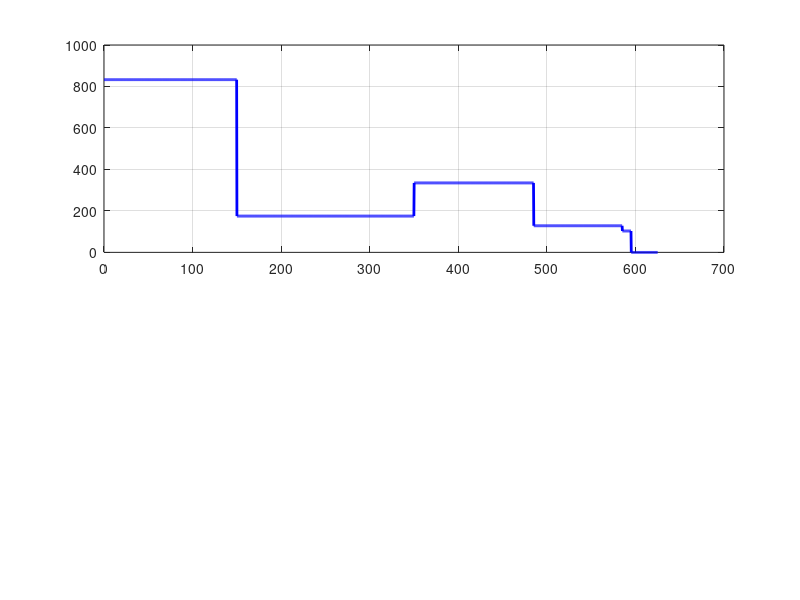

MATLAB code for this plot: (Note: this script raises an error after producing the figure.)
%%ME322 Project - Alex Trinh 
clc; 
clear; 
close all; 

shaft_prop = struct();

%Material Properties 
Sy = 525;  % MPa 
Sut =  800; % MPa  

g = 9.81; 

%Gear Masses 
shaft_prop.O.mass = 12500*10^-3;
shaft_prop.C.mass = 22000*10^-3; 
shaft_prop.D.mass = 10500 *10^-3; 


%Angular Speed 
w_TH = 600 + 15*(3+13);
w_TH_rad = (w_TH*2*pi/60);

% Distances along the shaft from Gear O
x = [0:.1:625];
shaft_prop.distX.O = 0.000;    % Gear O 
shaft_prop.distX.A = 0.150;    % Bearing A
shaft_prop.distX.C = 0.350;    % Gear C (150mm + 200mm)
shaft_prop.distX.B = 0.485;    % Bearing B (350mm + 135mm)
shaft_prop.distX.Dt = 0.585;   % Sprocket D (485mm + 140mm)
shaft_prop.distX.Dw = 0.595;   % Sprocket D Center of Mass plane (Wd)

%Critical Point Diameters 
D = 38e-3 ; 
shaft_prop.O.diameter = 0.3; 
shaft_prop.A.diameter =  7*D/6; 
shaft_prop.C.diameter = 0.275; 
shaft_prop.B.diameter = 1.5*D; 
shaft_prop.D.diameter = 0.250; 

%Ordered member diameters from Gear O 
% diameters = [ 0.275, D, 7*D/6, 1.25*D, 0.300, 1.5*D, 0.485, 1.25*D,  0.250]; 
shaft_prop.diameter = [ 0.275, D, 7*D/6, 1.25*D, 0.300, 1.5*D, 0.485, 1.25*D,  0.250]; 

%% Force Balance Equations: 

% Weight Calcs 
Wo = g*shaft_prop.O.mass;
Wc = g*shaft_prop.C.mass; 
Wd = g*shaft_prop.D.mass; 

%Finding input torque 
hp_to_w = 745.7; 

T_input = (4.5*hp_to_w) / w_TH_rad; % Torque at O 
T_gearC = 0.75*T_input; % Torque at C 
T_gearD = 0.25*T_input; % Torque at D

% Calculate the forces acting on each gear
Ft_O = T_input/(0.5*shaft_prop.O.diameter);
Fa_O = 2.25* Ft_O; 
Fr_O = Fa_O/0.625; 

Ft_C = T_gearC / (0.5*shaft_prop.C.diameter); % Force on gear C (Pt)
Fr_C = Ft_C*tand(30); 

Ft_D = T_gearD / (0.5* shaft_prop.D.diameter); % Force on gear D

Mz_O = - Fa_O * (0.5 * shaft_prop.O.diameter);

% Resultant Fx Force Balance 
Bx = Fa_O;

% Resultant My,a Force Balance 
Bz = (1/0.335)*(-0.15*Ft_O  + 0.2* Ft_C +0.435*Ft_D);

% Resultant Fz Force Balance
Az = -(-Ft_O + Bz - Ft_D - Ft_C);

% Resultant Mz,A Force Balance 
By = (1/0.335) * ((Fr_O - Wo)*0.15 + Mz_O + (Fr_C + Wc)*0.20 + Wd*0.445);
Ay = -(By + (Fr_O - Wo) - (Fr_C + Wc) - Wd);

%% Shear Moment and Moment Diagrams

shear_moment_prop = struct();

% Define shaft domain (0 to 625 mm)
shear_moment_prop.x = linspace(0, 0.625, 2000); 

% XY Plane Forces (Vertical)
shear_moment_prop.Fy_O = Fr_O - Wo;
shear_moment_prop.Fy_A = Ay;
shear_moment_prop.Fy_C = -(Fr_C + Wc);
shear_moment_prop.Fy_B = By;
shear_moment_prop.Fy_Dw = -Wd;

% XZ Plane Forces (Horizontal)
shear_moment_prop.Fz_O = -Ft_O;
shear_moment_prop.Fz_A = Az;
shear_moment_prop.Fz_C = -Ft_C;
shear_moment_prop.Fz_B = Bz;
shear_moment_prop.Fz_Dt = -Ft_D;

% Shear Force Arrays [N]
shear_moment_prop.Vy = shear_moment_prop.Fy_O.*(shear_moment_prop.x >= shaft_prop.distX.O) + shear_moment_prop.Fy_A.*(shear_moment_prop.x >= shaft_prop.distX.A) + shear_moment_prop.Fy_C.*(shear_moment_prop.x >= shaft_prop.distX.C) + shear_moment_prop.Fy_B.*(shear_moment_prop.x >= shaft_prop.distX.B) + shear_moment_prop.Fy_Dw.*(shear_moment_prop.x >= shaft_prop.distX.Dw);
shear_moment_prop.Vz = shear_moment_prop.Fz_O.*(shear_moment_prop.x >= shaft_prop.distX.O) + shear_moment_prop.Fz_A.*(shear_moment_prop.x >= shaft_prop.distX.A) + shear_moment_prop.Fz_C.*(shear_moment_prop.x >= shaft_prop.distX.C) + shear_moment_prop.Fz_B.*(shear_moment_prop.x >= shaft_prop.distX.B) + shear_moment_prop.Fz_Dt.*(shear_moment_prop.x >= shaft_prop.distX.Dt);

% Bending Moment Arrays [N-m] (Integral of shear)
shear_moment_prop.Mz = Mz_O.*(shear_moment_prop.x >= shaft_prop.distX.O) + shear_moment_prop.Fy_O.*max(0, shear_moment_prop.x - shaft_prop.distX.O) + shear_moment_prop.Fy_A.*max(0, shear_moment_prop.x - shaft_prop.distX.A) + shear_moment_prop.Fy_C.*max(0, shear_moment_prop.x - shaft_prop.distX.C) + shear_moment_prop.Fy_B.*max(0, shear_moment_prop.x - shaft_prop.distX.B) + shear_moment_prop.Fy_Dw.*max(0, shear_moment_prop.x - shaft_prop.distX.Dw);
shear_moment_prop.My = shear_moment_prop.Fz_O.*max(0, shear_moment_prop.x - shaft_prop.distX.O) + shear_moment_prop.Fz_A.*max(0, shear_moment_prop.x - shaft_prop.distX.A) + shear_moment_prop.Fz_C.*max(0, shear_moment_prop.x - shaft_prop.distX.C) + shear_moment_prop.Fz_B.*max(0, shear_moment_prop.x - shaft_prop.distX.B) + shear_moment_prop.Fz_Dt.*max(0, shear_moment_prop.x - shaft_prop.distX.Dt);

% Resultants
shear_moment_prop.V_res = sqrt(shear_moment_prop.Vy.^2 + shear_moment_prop.Vz.^2);
shear_moment_prop.M_res = sqrt(shear_moment_prop.Mz.^2 + shear_moment_prop.My.^2);

%% Shear and Moment Diagrams

figure('Name', 'Shear and Bending Moment Diagrams', 'Color', 'w', 'Position', [100, 100, 900, 700]);

% Resultant Shear Force Plot
subplot(2,1,1);
plot(shear_moment_prop.x*1000, shear_moment_prop.V_res, 'b-', 'LineWidth', 2);
grid on; hold on;
x_ticks = [shaft_prop.distX.O, shaft_prop.distX.A, shaft_prop.distX.C, shaft_prop.distX.B, shaft_prop.distX.Dw] * 1000;
xline(x_ticks, 'k--', {'Gear O', 'Bearing A', 'Gear C', 'Bearing B', 'Sprocket D'}, 'LabelOrientation', 'horizontal');
title('Resultant Shear Force Diagram ($V_{res} = \sqrt{V_y^2 + V_z^2}$)', 'Interpreter', 'latex', 'FontSize', 14);
ylabel('Shear Force, V [N]');
xlim([0 625]);
ylim([0 800]);

%Resultant Moment Plot
subplot(2,1,2);
plot(shear_moment_prop.x*1000, shear_moment_prop.M_res, 'r-', 'LineWidth', 2);
grid on; hold on;
xline(x_ticks, 'k--');
title('Resultant Bending Moment Diagram ($M_{res} = \sqrt{M_y^2 + M_z^2}$)', 'Interpreter', 'latex', 'FontSize', 14);
xlabel('Position along shaft, x [mm]');
ylabel('Bending Moment, M [N-m]');
xlim([0 625]);

% Locate and label the maximum moment
[max_M, idx] = max(shear_moment_prop.M_res);
max_x = shear_moment_prop.x(idx) * 1000;
plot(max_x, max_M, 'ko', 'MarkerFaceColor', 'k', 'MarkerSize', 8);
text(max_x - 40, max_M + 12, sprintf('Max M = %.2f N-m', max_M), 'FontSize', 11, 'FontWeight', 'bold');


%% Static Strength Analysis - Von Mises at All Stress Concentration Points


% Neuber Correction Factors (Notch Sensitivity, Shigley Eq. 6-35b)
sqrt_a_f  = 1.24 - 2.25e-3*Sut + 1.6e-6*Sut^2 - 4.11e-10*Sut^3;   % Bending & Axial
sqrt_a_fs = 0.958 - 1.83e-3*Sut + 1.43e-6*Sut^2 - 4.11e-10*Sut^3;  % Torsion


% Theoretical SCFs (Shigley Charts A-15)
Kt_key  = 2.14;  Kts_key = 3.00;   % End-milled keyway
Kt_f1   = 2.6;   Kts_f1  = 2.1;    % Sharp shoulder fillet (r/d=0.02, D/d~1.25)
Kt_f2   = 2.1;   Kts_f2  = 1.6;    % Generous shoulder fillet (r/d=0.05, D/d~1.2)

% ========================
% All Critical Stress Concentration Points (from shaft drawing)
% ========================
% Each point: x-position, local shaft diameter (smaller side at fillet),
%             Kt, Kts, and notch/fillet radius ratio r/d
%
% Shaft diameters (left to right):
%   9D/10 -> D -> 7D/6 -> 1.25D -> ... -> 1.5D -> 1.25D -> D
% Keyways at Gear O, Gear C, and Sprocket D
% Shoulder fillets at every diameter step transition

scp_labels = { ...
    '1. Gear O Keyway',            ...
    '2. Shoulder: 9D/10 -> D',     ...
    '3. Shoulder: D -> 7D/6',      ...
    '4. Shoulder: 7D/6 -> 1.25D',  ...
    '5. Gear C Keyway',            ...
    '6. Shoulder: 1.25D -> 1.5D',  ...
    '7. Shoulder: 1.5D -> 1.25D',  ...
    '8. Shoulder: 1.25D -> D',     ...
    '9. Sprocket D Keyway'};

% x-positions [m] (from shaft drawing dimensions)
scp_x   = [0.000,  0.020,  0.170,  0.325,  0.350,  0.375,  0.505,  0.565,  0.585];

% Local shaft diameter at each SCP (smaller diameter at shoulder) [m]
scp_d   = [D,      9*D/10, D,      7*D/6,  1.25*D, 1.25*D, 1.25*D, D,      D    ];

% SCF assignments per point (keyway or fillet type)
scp_Kt  = [Kt_key, Kt_f1,  Kt_f1,  Kt_f2,  Kt_key, Kt_f2,  Kt_f1,  Kt_f1,  Kt_key];
scp_Kts = [Kts_key,Kts_f1, Kts_f1, Kts_f2, Kts_key,Kts_f2, Kts_f1, Kts_f1, Kts_key];
scp_rd  = [0.02,   0.02,   0.02,   0.05,   0.02,   0.05,   0.02,   0.02,   0.02 ];


scp_sigma_vm = zeros(1, length(scp_x));
scp_Ny       = zeros(1, length(scp_x));

fprintf(' Von Mises at All Critical Stress Concentration Points\n');

for i = 1:length(scp_x)
    % --- Local cross-section geometry ---
    d_i = scp_d(i);
    c_i = d_i / 2;
    I_i = (pi * d_i^4) / 64;
    J_i = (pi * d_i^4) / 32;
    A_i = (pi * d_i^2) / 4;

    % --- Internal loads at this x-position ---
    [~, idx_i] = min(abs(shear_moment_prop.x - scp_x(i)));
    M_i = shear_moment_prop.M_res(idx_i);   % Resultant bending moment [N-m]
    V_i = shear_moment_prop.V_res(idx_i);   % Resultant shear force [N]

    % Torque distribution along the shaft:
    %   x <= Gear C  :  T = T_input
    %   Gear C < x <= Sprocket D :  T = T_gearD = 0.25*T_input
    %   x > Sprocket D :  T = 0
    if scp_x(i) <= shaft_prop.distX.C
        T_i = T_input;
    elseif scp_x(i) <= shaft_prop.distX.Dt
        T_i = T_gearD;
    else
        T_i = 0;
    end

    % Axial force (Fa_O acts from Gear O to Bearing B)
    if scp_x(i) <= shaft_prop.distX.B
        Fa_i = Fa_O;
    else
        Fa_i = 0;
    end

    % --- Neuber correction for this notch/fillet radius ---
    r_i   = scp_rd(i) * d_i;   % Notch radius [m]
    Kf_i  = 1 + (scp_Kt(i)  - 1) / (1 + sqrt_a_f  / sqrt(r_i * 1e3));
    Kfs_i = 1 + (scp_Kts(i) - 1) / (1 + sqrt_a_fs / sqrt(r_i * 1e3));

    % --- Nominal stresses [Pa] ---
    sigma_bend  = abs(M_i * c_i / I_i);      % Bending (Mc/I)
    sigma_axial = abs(Fa_i / A_i);            % Axial (uniform across section)
    tau_torsion = abs(T_i  * c_i / J_i);      % Torsion (Tc/J)
    tau_VQIt    = (4 * V_i) / (3 * A_i);      % Transverse shear (4V/3A for solid circle)

    % ==========================================================
    % EVALUATION A: Outer Surface (y = c)
    %   - Max bending, max torsion, zero transverse shear
    %   - SCFs apply (keyway/fillet is at the surface)
    % ==========================================================
    sigma_surf = Kf_i  * (sigma_bend + sigma_axial);
    tau_surf   = Kfs_i * tau_torsion;
    sigma_vm_surf = sqrt(sigma_surf^2 + 3 * tau_surf^2);

    % ==========================================================
    % EVALUATION B: Neutral Axis (y = 0)
    %   - Zero bending, max transverse shear + torsion
    %   - SCFs = 1.0 (notch is at surface, not at center)
    % ==========================================================
    sigma_na = sigma_axial;                       % Only axial (uniform)
    tau_na   = tau_torsion + tau_VQIt;             % Torsion + VQ/It both peak here
    sigma_vm_na = sqrt(sigma_na^2 + 3 * tau_na^2);

    % Governing Von Mises at this SCP
    sigma_vm = max(sigma_vm_surf, sigma_vm_na);

    scp_sigma_vm(i) = sigma_vm;
    scp_Ny(i) = Sy / (sigma_vm / 1e6);

    % Print detailed results for each point
    fprintf('--- %s  (x = %.0f mm, d = %.1f mm) ---\n', ...
        scp_labels{i}, scp_x(i)*1e3, d_i*1e3);
    fprintf('  M = %.2f N-m,  T = %.2f N-m,  Fa = %.1f N,  V = %.1f N\n', ...
        M_i, T_i, Fa_i, V_i);
    fprintf('  Kf = %.3f,  Kfs = %.3f\n', Kf_i, Kfs_i);
    fprintf('  sigma_bend = %.2f MPa,  sigma_axial = %.2f MPa\n', ...
        sigma_bend/1e6, sigma_axial/1e6);
    fprintf('  tau_torsion = %.2f MPa,  tau_VQ/It = %.2f MPa\n', ...
        tau_torsion/1e6, tau_VQIt/1e6);
    fprintf('  VM Surface = %.2f MPa,  VM Neutral Axis = %.2f MPa\n', ...
        sigma_vm_surf/1e6, sigma_vm_na/1e6);
    fprintf('  Governing Von Mises = %.2f MPa\n', sigma_vm / 1e6);
    fprintf('  Static Safety Factor Ny = %.2f\n\n', scp_Ny(i));
end

% ========================
% Governing result across all SCPs
% ========================
[sigma_gov, idx_gov] = max(scp_sigma_vm);
fprintf('============================================================\n');
fprintf(' GOVERNING POINT: %s\n', scp_labels{idx_gov});
fprintf(' Max Von Mises Stress = %.2f MPa\n', sigma_gov / 1e6);
fprintf(' Static Factor of Safety Ny = %.2f\n', Sy / (sigma_gov / 1e6));
fprintf('============================================================\n');

% Preserve variables used by downstream fatigue & power-to-yield sections
sigma_p_critical = sigma_gov;
r_keyway = 0.02 * D;
Kf_key  = 1 + (Kt_key  - 1) / (1 + sqrt_a_f  / sqrt(r_keyway * 1e3));
Kfs_key = 1 + (Kts_key - 1) / (1 + sqrt_a_fs / sqrt(r_keyway * 1e3));

%% Fatigue/Endurance Calculation
fatigue_prop = struct();
Se_0 = 0.5*Sut;
a = 4.51;   % Note: Corrected coefficient for Machined surface from 1.38 to 4.51
b = -0.265; % Note: Corrected exponent for Machined surface from -0.067 to -0.265
Za = ((1.645-1.288)/5)*2 + 1.288;

% Marin Factors
fatigue_prop.mar_factors = [];
fatigue_prop.mar_factors(end+1) = a*Sut^b;                                  % ka surface
fatigue_prop.mar_factors(end+1) = 1.51*(D*10^3)^-0.157;                     % kb size (using D = 38mm)
fatigue_prop.mar_factors(end+1) = 1;                                        % kc load
fatigue_prop.mar_factors(end+1) = 1;                                        % kd temperature
fatigue_prop.mar_factors(end+1) = 1 - 0.08*Za;                              % ke reliability

% Endurance limit
fatigue_prop.Se = Se_0 * prod(fatigue_prop.mar_factors);
fprintf("\nEndurance Limit (Se):  %.2f MPa\n", fatigue_prop.Se);

% Rotating Shaft with Steady Bending, Torsion, and Axial Loads at Gear O
M_m = 0; 
T_a = 0;
M_a = abs(Mz_O);      % Alternating bending moment at Gear O (70.70 N-m)
T_m = T_input;        % Mean steady torque (31.42 N-m)
Fa_m = Fa_O;          % Mean steady axial force (471.31 N)

% Nominal Stresses using shaft diameter D (0.038 m)
sigma_a_nom = (32 * M_a) / (pi * D^3);       % Alternating bending stress
tau_m_nom = (16 * T_m) / (pi * D^3);         % Mean torsional stress
sigma_m_axial = (4 * Fa_m) / (pi * D^2);     % Mean axial stress

% Apply fatigue stress concentration factors (using Kf_key and Kfs_key from your keyway)
% Equivalent Alternating and Mean Von Mises Stresses [Pa]
sigma_a_prime = Kf_key * sigma_a_nom; 
sigma_m_prime = sqrt((Kf_key * sigma_m_axial)^2 + 3 * (Kfs_key * tau_m_nom)^2);

% Convert to MPa to match Sut and Se
sigma_a_prime_MPa = sigma_a_prime / 1e6;
sigma_m_prime_MPa = sigma_m_prime / 1e6;

% Goodman's + DE Safety Factor 
% nf = 1 / ( (sigma_a'/Se) + (sigma_m'/Sut) )
nf = 1 / ((sigma_a_prime_MPa / fatigue_prop.Se) + (sigma_m_prime_MPa / Sut));

fprintf("Equivalent Alternating Stress (sigma_a'): %.2f MPa\n", sigma_a_prime_MPa);
fprintf("Equivalent Mean Stress (sigma_m'):      %.2f MPa\n", sigma_m_prime_MPa);
fprintf("Fatigue Factor of Safety (nf):          %.2f\n", nf);

if nf >= 1
    fprintf("Conclusion: Shaft has INFINITE LIFE.\n");
else
    fprintf("Conclusion: Shaft has FINITE LIFE.\n");
end

%% Minimum Power Level for Static Yield 

% Calculate the Factor of Safety at the critical section (Gear O)
Ny_critical = Sy / (sigma_p_critical / 1e6);

% Current operating power is 4.5 hp
P_current_hp = 4.5; 

% Calculate Power to Yield
P_yield_hp = P_current_hp * Ny_critical;
P_yield_watts = P_yield_hp * 745.7;

fprintf('\n--- Power for Static Yielding ---\n');
fprintf('Power required to cause yielding: %.2f hp (%.2f Watts)\n', P_yield_hp, P_yield_watts);


%% Minimum Diameter for Infinite Life of Shaft

fprintf('\n--- Minimum Diameter Iteration (Target nf = 2.0) ---\n');

% Start with the current diameter in meters
D_iter = 0.038; 
step_size = 0.00001; % Shrink by 0.01 mm each step for 2 decimal place accuracy
nf_iter = nf;        % Start with your current nf (~18.59)

% Variables that do not change with D
Se_prime = 0.5 * Sut;
ka = 4.51 * Sut^-0.265;
Za = 1.288 + 0.4 * (1.645 - 1.288); 
ke = 1 - 0.08 * Za;
kc = 1; kd = 1;

% Iteration Loop
while nf_iter > 2.00
    % Shrink the shaft slightly
    D_iter = D_iter - step_size;
    
    % 1. Update kb (valid for D between 2.79 and 51 mm)
    kb_iter = 1.24 * (D_iter * 1000)^-0.107; 
    Se_iter = ka * kb_iter * kc * kd * ke * Se_prime;
    
    % 2. Update Notch Radius and Neuber Factors
    r_iter = 0.02 * (D_iter * 1000); 
    Kf_iter  = 1 + (Kt_key - 1) / (1 + (sqrt_a_f / sqrt(r_iter)));
    Kfs_iter = 1 + (Kts_key - 1) / (1 + (sqrt_a_fs / sqrt(r_iter)));
    
    % 3. Update Nominal Stresses
    sigma_a_nom = (32 * M_a) / (pi * D_iter^3);       
    tau_m_nom = (16 * T_m) / (pi * D_iter^3);         
    sigma_m_axial = (4 * Fa_m) / (pi * D_iter^2);     
    
    % 4. Update Equivalent Stresses [MPa]
    sigma_a_prime = (Kf_iter * sigma_a_nom) / 1e6; 
    sigma_m_prime = sqrt((Kf_iter * sigma_m_axial)^2 + 3 * (Kfs_iter * tau_m_nom)^2) / 1e6;
    
    % 5. Recalculate Goodman Factor of Safety
    nf_iter = 1 / ((sigma_a_prime / Se_iter) + (sigma_m_prime / Sut));
    
    % Fail-safe to prevent infinite loop if it breaks
    if D_iter < 0.001
        disp('Error: Diameter reached unreasonable size.');
        break;
    end
end

% Convert final diameter to mm and round to 2 decimal places
D_min_mm = round(D_iter * 1000, 2);

fprintf('Target Fatigue Factor of Safety: 2.00\n');
fprintf('Minimum Allowable Diameter (D): %.2f mm\n', D_min_mm);
